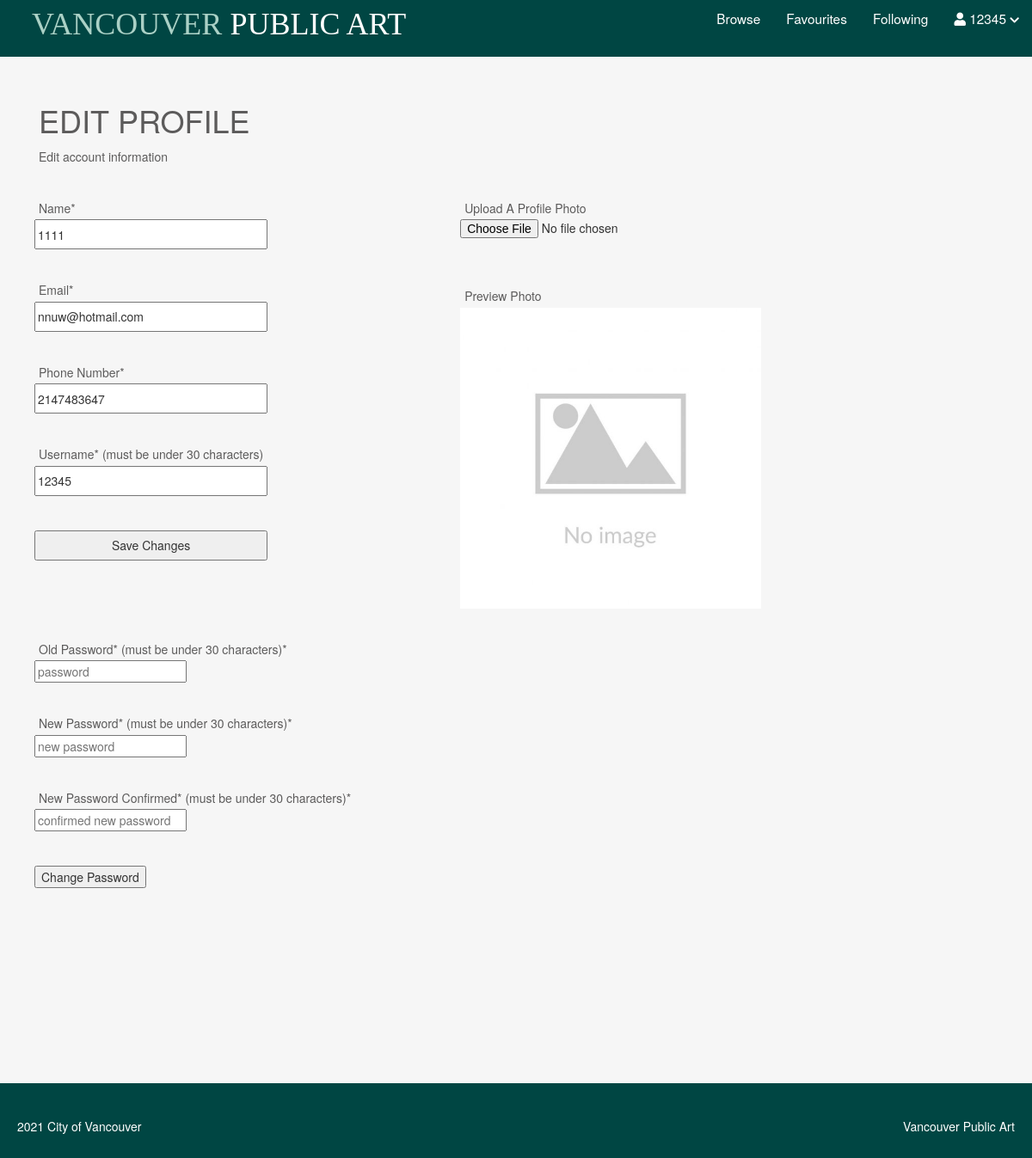
Before: /public/member/editProfile.php (signed in) with the older database file.
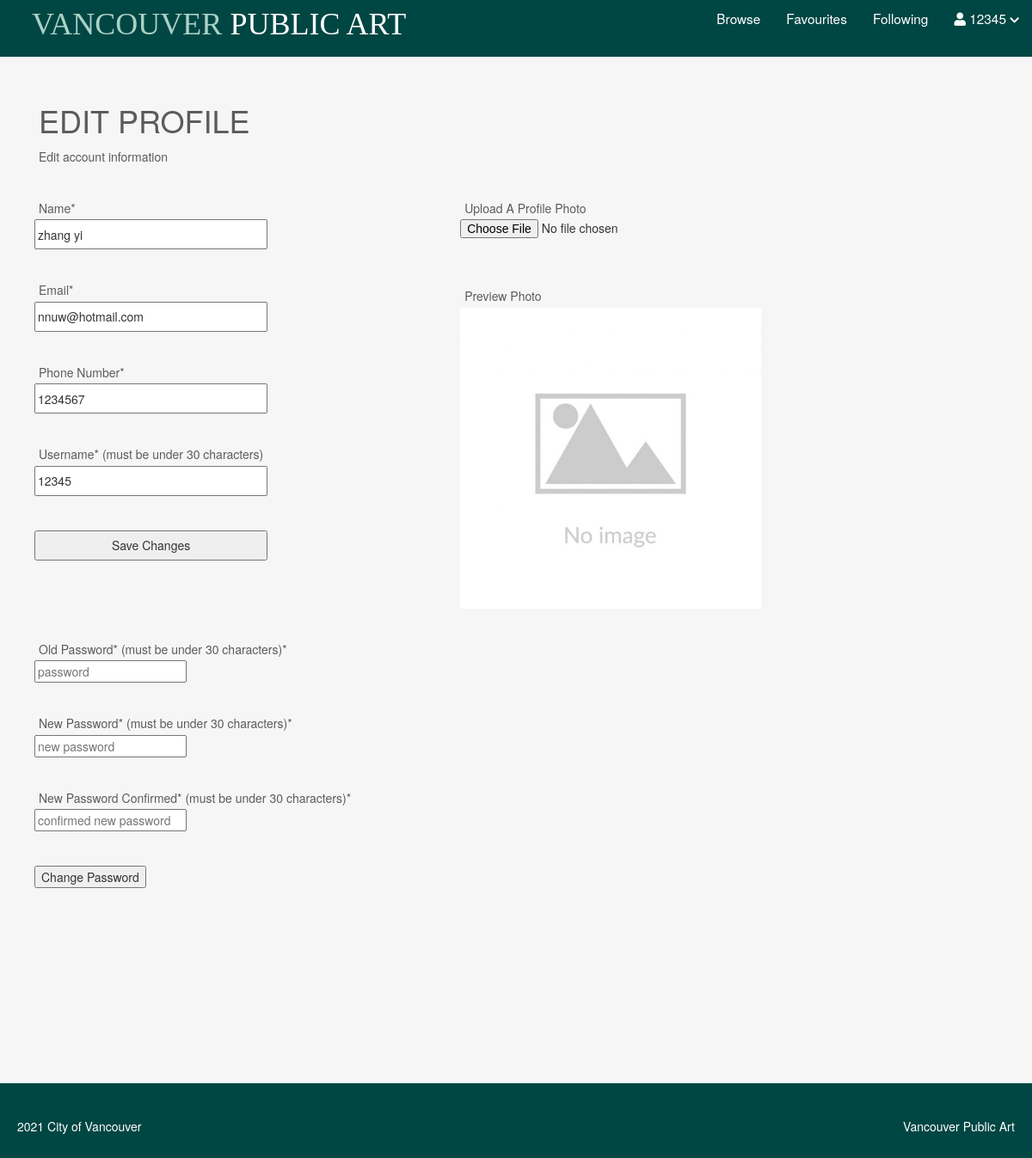
After: the same page with the newer database file.
### tables this page shows
CREATE TABLE `member` (
  `userID` int(4) NOT NULL,
  `username` varchar(30) NOT NULL,
  `password` varchar(500) NOT NULL,
  `name` varchar(50) NOT NULL,
  `phoneNumber` int(10) NOT NULL,
  `profilePhoto` blob NOT NULL,
  `email` varchar(500) NOT NULL
);

### private/controller/userProfile.php (called while the page is built, shortened)
<?php
$table = 'member';
if (isset($_SESSION['userID'])) {
    $userid = $_SESSION['userID'];
    $user = selectOneByOneTable($table, ['userID' => $userid]);
    $name = $user['name'];
    $username = $user['username'];
    $email = $user['email'];
    $phoneNumber = $user['phoneNumber'];
}

### private/database/db.php (called while the page is built, shortened)
<?php
require('db_connect.php');
function executeQuery($sql, $data)
{
    global $conn;
    $stmt = $conn->prepare($sql);
    $values = array_values($data);
    $types = str_repeat('s', count($values));
    $stmt->bind_param($types, ...$values);
    $stmt->execute();
    return $stmt;
}
function selectOneByOneTable($table, $conditions)
{
    $sql = "SELECT * FROM $table";
    $i = 0;
    foreach ($conditions as $key => $value) {
        if ($i === 0) {
            $sql = $sql . " WHERE $key=?";
        } else {
            $sql = $sql . " AND $key=?";
        }
        $i++;
    }
    $sql = $sql . " LIMIT 1";
    $stmt = executeQuery($sql, $conditions);
    $records = $stmt->get_result()->fetch_assoc();
    return $records;
}

### public/member/editProfile.php (the view, shortened to what this page needs)
<?php include('../../private/initialize.php');
include("../../private/database/db.php");
include("../../private/controller/userProfile.php");
?>
<!DOCTYPE html>
<html lang="en">
<head>
    <link rel="stylesheet" href="https://code.jquery.com/ui/1.9.2/themes/base/jquery-ui.css">
    <link rel="stylesheet" href="https://maxcdn.bootstrapcdn.com/bootstrap/3.4.1/css/bootstrap.min.css">
    <link rel="stylesheet" href="https://use.fontawesome.com/releases/v5.7.2/css/all.css">
</head>
<body>
    <?php include(INCLUDE_PATH . '/header.php'); ?>
    <div class="main-containers">
        <h1>EDIT PROFILE</h1>
        <h5>Edit account information</h5>
        <form action="editProfile.php?userID=<?php echo $userid ?>" method="post">
            <div class="main-box">
                <div class="left-side">
                    <div class="detail-box">
                        <h5>Name*</h5>
                        <input type="text" id="name" class="" name="name" placeholder="name" value="<?php echo $name ?>">
                    </div>
                    <div class="detail-box">
                        <h5>Email*</h5>
                        <input type="email" id="email" class="" name="email" placeholder="email" value="<?php echo $email ?>">
                    </div>
                    <div class="detail-box">
                        <h5>Phone Number*</h5>
                        <input type="number" id="phoneNumber" class="" name="phone" placeholder="phone number" value="<?php echo $phoneNumber ?>">
                    </div>
                    <div class="detail-box">
                        <h5>Username* (must be under 30 characters)</h5>
                        <input type="text" id="login" class="" name="username" placeholder="username" value="<?php echo $username ?>">
                    </div>
                    <button type="submit" class="saveBtn" name="saveBtn">Save Changes</button>
                </div>
                <div class="right-side">
                    <div class="detail-box">
                        <h5>Upload A Profile Photo</h5>
                        <input type="file" id="file">
                    </div>
                    <div class="image-preview">
                        <h5>Preview Photo</h5>
                        <img src="../Assets/img/1.jpg" alt="">
                    </div>
                </div>
            </div>
        </form>
        <form action="editProfile.php?userID=<?php echo $userid ?>" method="post">
            <div class="password-box">
                <div class="detail-box">
                    <h5>Old Password* (must be under 30 characters)*</h5>
                    <input type="password" id="password" class="" name="oldPassword" placeholder="password" value="">
                </div>
                <div class="detail-box">
                    <h5>New Password* (must be under 30 characters)*</h5>
                    <input type="password" id="confirm-password" class="" name="newPassword" placeholder="new password" value="">
                </div>
                <div class="detail-box">
                    <h5>New Password Confirmed* (must be under 30 characters)*</h5>
                    <input type="password" id="confirm-password" class="" name="newPasswordConf" placeholder="confirmed new password" value="">
                </div>
            </div>
            <button type="submit" class="changePassBtn" name="changePassBtn">Change Password</button>
        </form>
    </div>
    <?php include(INCLUDE_PATH . '/footer.php'); ?>
</body>
</html>

Changed rows visible on the page:
changed member "nnuw@hotmail.com": name "1111" → "zhang yi"; phone "2147483647" → "1234567"
